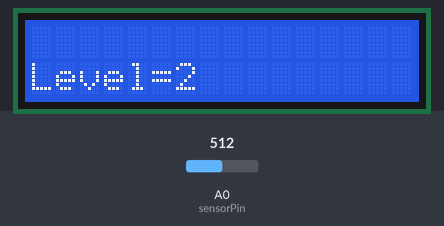
A sketch run on a simulated Arduino Uno, built with avr-gcc and run on an emulated ATmega328P. On the bench: 16×2 character LCD. The test bench sets the inputs (shaded band); at power-on: A0 (sensorPin) = 512.

Above: at 3.6 s.
3.7 s: A0 (sensorPin) set to 716
At 7.3 s:
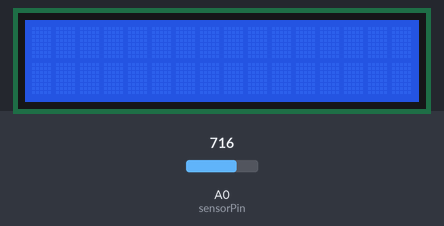
At 9.9 s:
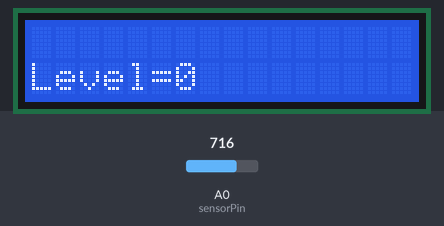
Timing chart, 0 to 11.4 s (numbered marks = the images above; inputs shaded):
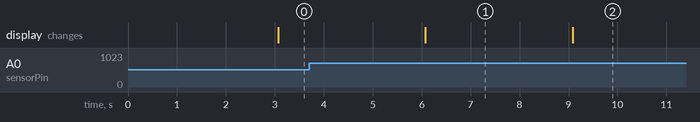

The sketch:

moisture_display.ino
```cpp
#include <LCD_I2C.h>

#define sensorPin A0

LCD_I2C lcd(0x27);  // default LCD I2C address

const int dryValue = 634;
const int wetValue = 321;
int intervals = (dryValue - wetValue)/3;

void setup() {
  Serial.begin(9600);
  lcd.begin();
  lcd.backlight();
}

void loop() {
  delay(3000);  // delay between measurements
  int moisture = readSensor();
  float moisture_percent = map(moisture, 634, 321, 0, 100);
  char moisture_category;
  int moisture_level;

  if(moisture > wetValue && moisture < (wetValue + intervals))
  {
    moisture_category = "Very Wet";
    moisture_level = 3;
  }
  else if(moisture > (wetValue + intervals) && moisture < (dryValue - intervals))
  {
    moisture_category = "Wet";
    moisture_level = 2;
  }
  else if(moisture < dryValue && moisture > (dryValue - intervals))
  {
    moisture_category = "Dry";
    moisture_level = 1;
  }

  // print moisture levels
  lcd.setCursor(0, 1);
  lcd.print(F("Level="));
  lcd.print(moisture_level);
  delay(3000);
  lcd.clear();
}

int readSensor() {
  // read analog value from sensor
  int val = analogRead(sensorPin);
  return val;
}
```

Measured:
- after the input at 3.7 s, the display: first differs from a run without the input after 5.4 s (image 2)
- what the display in image 1 shows lasts 3.0 s, from 6.1 s to 9.1 s
